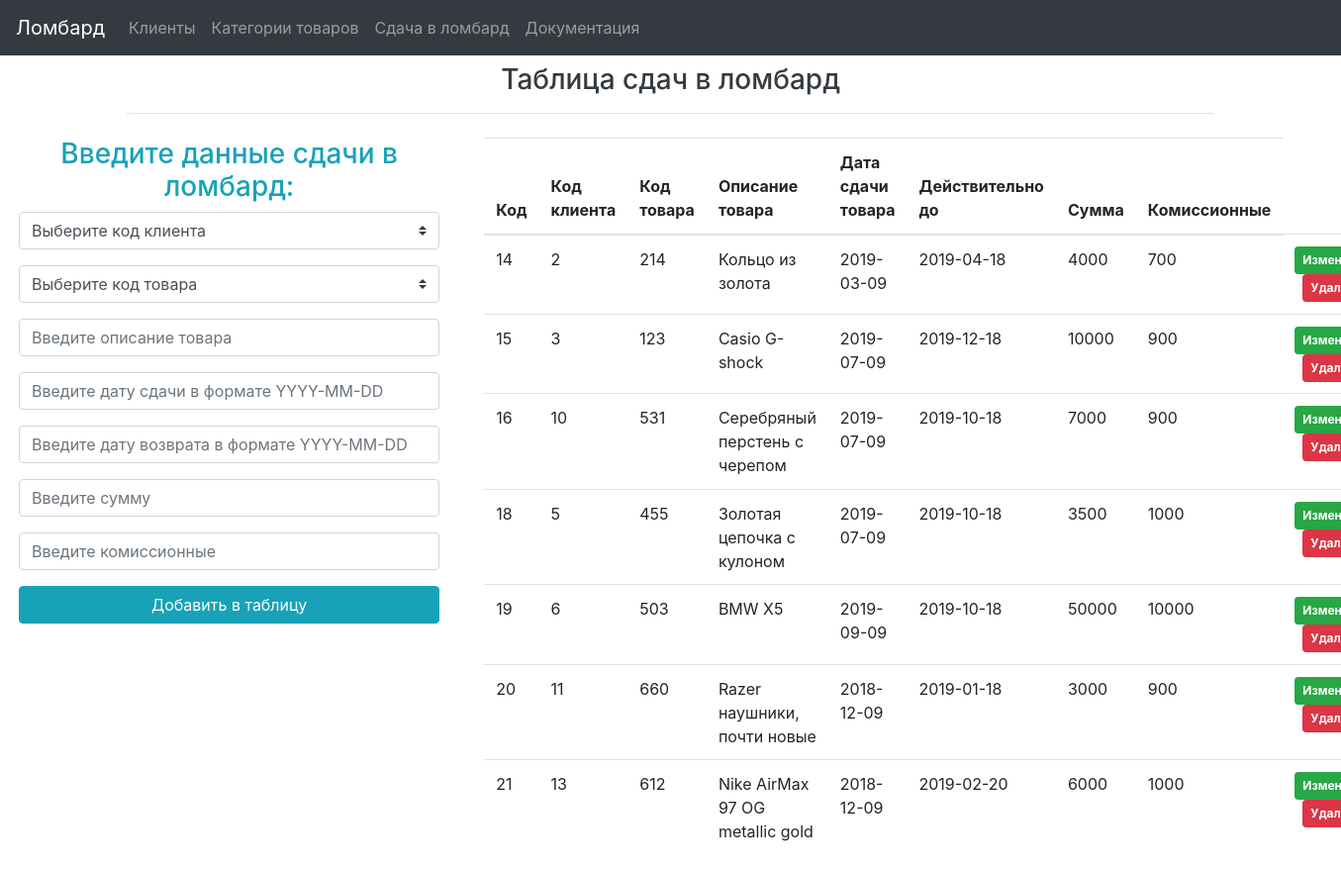
Screenshot of /databaselab1.com/www/lease_to_pawnshop.php with the database file from the repository.
### tables this page shows
CREATE TABLE IF NOT EXISTS `dropto` (
  `ID` int(11) unsigned NOT NULL AUTO_INCREMENT,
  `client_ID` int(11) unsigned NOT NULL,
  `product_ID` int(11) unsigned NOT NULL,
  `product_description` varchar(120) NOT NULL,
  `date_to` date NOT NULL,
  `date_undo` date NOT NULL,
  `summ` int(10) unsigned NOT NULL,
  `comission` int(10) unsigned NOT NULL,
  PRIMARY KEY (`ID`),
  UNIQUE KEY `Код клиента` (`client_ID`,`product_ID`)
);

### databaselab1.com/www/lease_to_pawnshop.php (the view, shortened to what this page needs)
<!DOCTYPE html>
<html>
<head>
<link rel="stylesheet" href="https://maxcdn.bootstrapcdn.com/bootstrap/4.3.1/css/bootstrap.min.css">
</head>
<body>
	<nav class="navbar navbar-expand-md bg-dark navbar-dark">
	  <a class="navbar-brand" href="http://www.databaselab1.com/">Ломбард</a>
	  <div class="collapse navbar-collapse" id="collapsibleNavbar">
	    <ul class="navbar-nav">
	      <li class="nav-item">
	        <a class="nav-link" href="http://www.databaselab1.com/clients.php">Клиенты</a>
	      </li>
	      <li class="nav-item">
	        <a class="nav-link" href="http://www.databaselab1.com/product_categories.php">Категории товаров</a>
	      </li>
	      <li class="nav-item">
	        <a class="nav-link" href="http://www.databaselab1.com/lease_to_pawnshop.php">Сдача в ломбард</a>
	      </li>
		  <li class="nav-item">
	        <a class="nav-link" href="http://www.databaselab1.com/documentation.php">Документация</a>
	      </li>
	    </ul>
	  </div>
	</nav>
	<div class="container-fluid">
		<div class="row justify-content-center">
			<div class="col-md-10">
				<h3 class="text-center text-dark mt-2">Таблица сдач в ломбард</h3>
				<hr>
			</div>
		</div>
	</div>
	<div class="row mt-2 ml-1">
		<div class="col-md-4">
			<h3 class="text-center text-info">Введите данные сдачи в ломбард:</h3>
			<form action="operations/actionLease.php" method="post" enctype="multipart/form-data">
				<div class="form-group">
					<select name="client-id" class="custom-select">
					<option selected>Выберите код клиента</option>
					</select>
				</div>
				<div class="form-group">
					<select name="product-id" class="custom-select">
					<option selected>Выберите код товара</option>
					</select>
				</div>
				<div class="form-group">
					<input type="text" name="about" class="form-control" placeholder="Введите описание товара" required>
				</div>
				<div class="form-group">
					<input type="text" name="date-to" class="form-control" placeholder="Введите дату сдачи в формате YYYY-MM-DD" required>
				</div>
				<div class="form-group">
					<input type="text" name="date-undo" class="form-control" placeholder="Введите дату возврата в формате YYYY-MM-DD" required>
				</div>
				<div class="form-group">
					<input type="text" name="sum" class="form-control" placeholder="Введите сумму" required>
				</div>
				<div class="form-group">
					<input type="text" name="comission" class="form-control" placeholder="Введите комиссионные" required>
				</div>
				<div class="form-group">
					<input type="submit" name="add" class="btn btn-info btn-block " value="Добавить в таблицу">
				</div>
			</form>
		</div>
		<div class="col-md-8">
			<div class="container">
			  <table class="table table-hover">
			    <thead>
			      <tr>
			        <th>Код</th>
			        <th>Код клиента</th>
			        <th>Код товара</th>
			        <th>Описание товара</th>
			        <th>Дата сдачи товара</th>
			        <th>Действительно до</th>
			        <th>Сумма</th>
			        <th>Комиссионные</th>
			      </tr>
			    </thead>
			    <tbody>
			    		<?php
							$mysqli = new mysqli("localhost", "root", "", "pawnshopbase");
							$mysqli->query("SET NAMES 'utf8'");
							$result = $mysqli->query("SELECT * FROM `dropto` ORDER BY `ID` ASC");
							if($result)
							{
								$rows = mysqli_num_rows($result);
								for($i = 0; $i < $rows; ++$i)
								{
									$row = mysqli_fetch_row($result);
									echo"<tr>";
										for ($j = 0 ; $j < 8; ++$j)
											echo "<td>$row[$j]</td>";
									echo "<td>";?>
									<a href="operations/editLease.php?edit=<?= $row[0]; ?>" class="badge badge-success p-2">Изменить</a>
									<a href="operations/actionLease.php?delete=<?= $row[0]; ?>" onclick="return confirm('Вы действительно хотите удалить эту запись?');" class="badge badge-danger p-2 ml-2">Удалить</a>
									<?echo "</td>";
									echo"<tr>";
								}
							}
					 	?>
			    </tbody>
			  </table>
			</div>
		</div>
	</div>
</body>
</html>

### rows the page displays
dropto: ID "14", client_ID "2", product_ID "214", product_description "Кольцо из золота", date_to "2019-03-09", date_undo "2019-04-18", summ "4000", comission "700"
dropto: ID "15", client_ID "3", product_ID "123", product_description "Casio G-shock", date_to "2019-07-09", date_undo "2019-12-18", summ "10000", comission "900"
dropto: ID "16", client_ID "10", product_ID "531", product_description "Серебряный перстень с черепом", date_to "2019-07-09", date_undo "2019-10-18", summ "7000", comission "900"
dropto: ID "18", client_ID "5", product_ID "455", product_description "Золотая цепочка с кулоном", date_to "2019-07-09", date_undo "2019-10-18", summ "3500", comission "1000"
dropto: ID "19", client_ID "6", product_ID "503", product_description "BMW X5", date_to "2019-09-09", date_undo "2019-10-18", summ "50000", comission "10000"
dropto: ID "20", client_ID "11", product_ID "660", product_description "Razer наушники, почти новые", date_to "2018-12-09", date_undo "2019-01-18", summ "3000", comission "900"
dropto: ID "21", client_ID "13", product_ID "612", product_description "Nike AirMax 97 OG metallic gold", date_to "2018-12-09", date_undo "2019-02-20", summ "6000", comission "1000"
